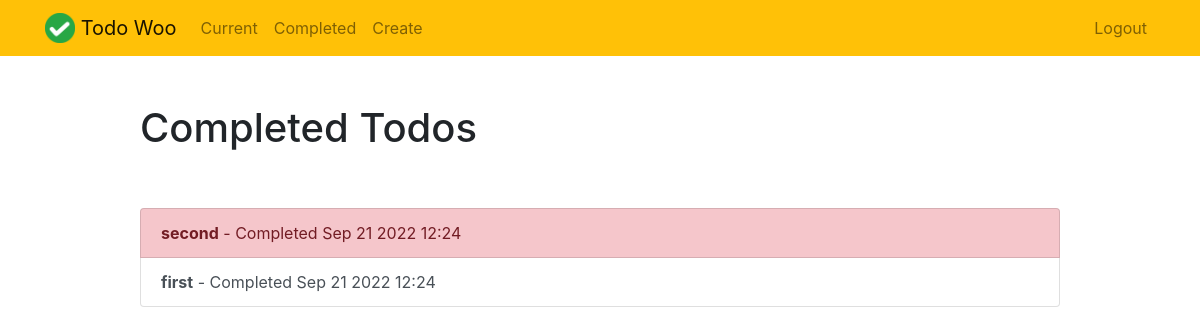
The page /completed/ (signed in) on the database as committed earlier.
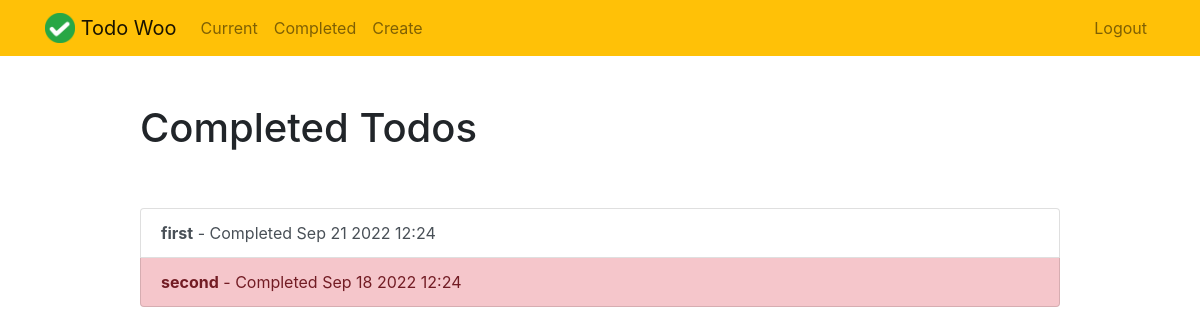
The same page on the database as committed later.
### todo/models.py (models this page shows, shortened)
class Todo(models.Model):
    title = models.CharField(max_length=100)
    memo = models.TextField(blank=True, null=True)
    important = models.BooleanField(default=False)
    created = models.DateTimeField(auto_now_add=True)
    datecompleted = models.DateTimeField(null=True, blank=True)
    user = models.ForeignKey(settings.AUTH_USER_MODEL, on_delete=models.CASCADE)

### todo/views.py (the view)
# urls.py: path('completed/', views.completedtodos, name='completedtodos'),
@login_required
def completedtodos(request):
    todos = Todo.objects.filter(user=request.user, datecompleted__isnull=False).order_by('-datecompleted')
    return render(request, 'todo/completedtodos.html', {'todos': todos})

### todo/templates/todo/completedtodos.html
{% extends "todo/base.html" %}
{% block content %}
    <div class="row justify-content-center mt-5">
        <div class="col-md-10">
            <h1>Completed Todos</h1>
        </div>
    </div>
    <div class="row justify-content-center mt-5">
        <div class="col-md-10">
            <div class="list-group">
                {% for todo in todos %}
                    <a href="{% url 'viewtodo' todo.id %}" class="list-group-item list-group-item-action{% if todo.important %} list-group-item-danger{% endif %}"><b>{{ todo.title }}</b> - Completed {{ todo.datecompleted|date:'M j Y H:i' }}</a>
                {% endfor %}
            </div>
        </div>
    </div>
{% endblock %}

### todo/templates/todo/base.html (shortened to what this page needs)
{% load static %}
<!doctype html>
<html lang="en">
<head>
    <link rel="stylesheet" href="https://stackpath.bootstrapcdn.com/bootstrap/4.4.1/css/bootstrap.min.css">
</head>
<body>
<nav class="navbar navbar-expand-md navbar-light bg-warning">
<div class="container">
    <a class="navbar-brand" href="{% url 'home' %}">
         <img src="{% static 'todo/logo.png' %}" width="30" height="30" class="d-inline-block align-top">
        <span>Todo Woo</span>
    </a>
    <div class="collapse navbar-collapse" id="navbarNav">
    {% if user.is_authenticated %}
        <ul class="navbar-nav mr-auto">
                <li class="nav-item {{ current }}">
                    <a class="nav-link" href="{% url 'currenttodos' %}">Current</a>
                </li>
                <li class="nav-item {{ completed }}">
                    <a class="nav-link" href="{% url 'completedtodos' %}">Completed</a>
                </li>
                <li class="nav-item {{ create }}">
                    <a class="nav-link" href="{% url 'createtodo' %}">Create</a>
                </li>
        </ul>
    {% endif %}
    <ul class="navbar-nav ml-auto">
            {% if user.is_authenticated %}
                <li class="nav-item">
                    <a href="#" onclick="$('#signOutBtn').click()" class="nav-link">Logout</a>
                </li>
            {% endif %}
        </ul>
    </div>
</div>
</nav>
<div class="container">
{% block content %}{% endblock %}
</div>
</body>
</html>

Rows that differ between the two databases and show on the page:
shown differently, row unchanged: Todo "first": moves up the list
changed Todo "second": datecompleted "Sep 21 2022 12:24" → "Sep 18 2022 12:24"
